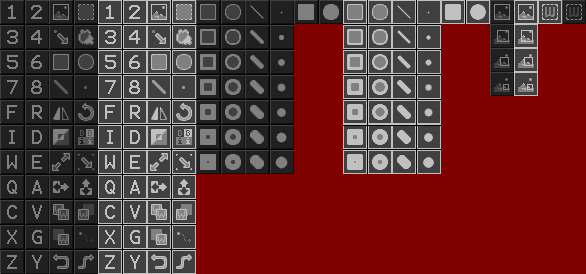
#> input picture spriteGeneration/toolbar0Sheet.png, 586 x 274 px
$ python imageCutOut.py
#> lines starting #> are read from the running program, lines starting #| are printed output that depends on the picture
import PIL
from PIL import Image
import os

sheet = Image.open('toolbar0Sheet.png')
#> sheet is the input picture: PIL image 586x274 RGB; mean R, G, B 95.9, 44.4, 44.4
sheetWidth, sheetHeight = sheet.size
#> sheetWidth = 586; sheetHeight = 274

numberOfRows = 13

# The sprite sheet toolbar0Sheet.png is cropped and saved
# into 104 icons.

# The name of each icon image is very specific. The numbers
# and letters in the name conveys information about what
# tool, tool magnitude, and tool mode the icon corresponds to
# The appropritate icon is then selected in ctpaint.coffee
# when drawing the tool bars. Below is an example file name
# with an explaination of the naming code.

# u04050.PNG

# 'u'
# If the icon is to be displayed during view mode 0,
# it begins with the letter 'u'. For view mode 1, 'v'.
# View mode 0 depicts the pictoral icon of the tool,
# in view  mode 1 an icon of the shortkey of the tool
# is depicted.

# '04'
# The first two digits are the tool. There are 22 tools.
# '04' is the square tool.

# '0'
# 0 in index 3 signifies that the tool is not filled.
# Should the character in index 3 be a 1 the tool is filled
# Should the character in index 3 be a 2 the tool is also filled
# aswell as selected

# '5'
# 5 in index 4 signifies that the tool has a magnitude of
# 5. Index 4 will only be greater than 0 if the tool is selected

# '0'
# Though the magnitude is 5, designated by index 4, index 5
# remains 0. Should this icon reflect that the tool is selected
# this character would be 5.

# '.PNG'
# The PNG file format, written in all caps which keeps in
# tradition with the file naming schema of MSPaint for windows XP.

#####################################
###   selected icons ('lit up' icons)
#####################################

# The left most block of dark buttons acts as the back drop
# For the buttons.

# The lit up block of buttons to its right is cut up into
# icons to paste over the left most block

# The blocks on the right are to show the square, circle
# line, and point tools at various 'magnitudes' and fill
# states

# First column of lit up icons
for iteration in range(numberOfRows):
  icon = sheet.crop((98,(iteration*25),98+24, 24+(iteration*25)))
  icon.save('v'+str(iteration*2).zfill(2)+'000.PNG','png')
#> this loop made 13 passes
#> pass 1, `icon = sheet.crop((98,(iteration*25),98+24, 24+(iteration*25)))`:
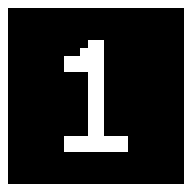
#> icon: PIL image 24x24 RGB (shown 8 times larger); values 64 (black) and 192 (white), 24.1% white in thin lines or dots
#> after the loop: icon: PIL image 24x24 RGB; every value is 0

# Second column of lit up icons
for iteration in range(numberOfRows):
  icon = sheet.crop((123,(iteration*25),123+24, 24+(iteration*25)))
  icon.save('v'+str((iteration*2)+1).zfill(2)+'000.PNG','png')

# Third Column of lit up buttons
for iteration in range(numberOfRows):
  icon = sheet.crop((147,(iteration*25),147+24, 24+(iteration*25)))
  icon.save('u'+str(iteration*2).zfill(2)+'000.PNG','png')

# Fourth column of lit up buttons
for iteration in range(numberOfRows):
  icon = sheet.crop((172,(iteration*25),172+24, 24+(iteration*25)))
  icon.save('u'+str((iteration*2)+1).zfill(2)+'000.PNG','png')

#########################################
### unselected icons tools with magnitude
#########################################

# Square tool icon in various magnitudes of thickness
for iteration in range(7):
  icon = sheet.crop((196,(iteration*25),196+24, 24+(iteration*25)))
  icon.save('u'+'0400'+str(iteration)+'.PNG','png')

# Circle tool icon in various magnitudes of thickness
for iteration in range(7):
  icon = sheet.crop((221,(iteration*25),221+24, 24+(iteration*25)))
  icon.save('u'+'0500'+str(iteration)+'.PNG','png')

# Line tool icon in various magnitudes of thickness
for iteration in range(7):
  icon = sheet.crop((245,(iteration*25),245+24, 24+(iteration*25)))
  icon.save('u'+'0600'+str(iteration)+'.PNG','png')

# Point tool icon in various magnitudes of thickness
for iteration in range(7):
  icon = sheet.crop((270,(iteration*25),270+24, 24+(iteration*25)))
  icon.save('u'+'0700'+str(iteration)+'.PNG','png')
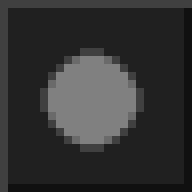
#> icon: PIL image 24x24 RGB (shown 8 times larger); min 16, max 128, mean 50.6

# Square tool icon filled
icon = sheet.crop((294, 0, 294+24, 24))
icon.save('u'+'04100.PNG','png')

# Circle tool icon filled
icon = sheet.crop((319,0,319+24, 24))
icon.save('u'+'05100.PNG','png')

#########################################
###   selected icons tools with magnitude
#########################################

# Square tool icon in various magnitudes of thickness
for iteration in range(7):
  icon = sheet.crop((343,(iteration*25),343+24, 24+(iteration*25)))
  icon.save('u'+'040'+str(iteration)+'0.PNG','png')

# Circle tool icon in various magnitudes of thickness
for iteration in range(7):
  icon = sheet.crop((368,(iteration*25),368+24, 24+(iteration*25)))
  icon.save('u'+'050'+str(iteration)+'0.PNG','png')
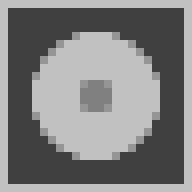
#> icon: PIL image 24x24 RGB (shown 8 times larger); min 64, max 192, mean 127.5

# Line tool icon in various magnitudes of thickness
for iteration in range(7):
  icon = sheet.crop((392,(iteration*25),392+24, 24+(iteration*25)))
  icon.save('u'+'060'+str(iteration)+'0.PNG','png')
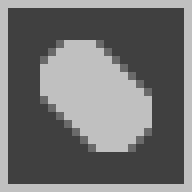
#> icon: PIL image 24x24 RGB (shown 8 times larger); min 64, max 192, mean 114.3

# Point tool icon in various magnitudes of thickness
for iteration in range(7):
  icon = sheet.crop((417,(iteration*25),417+24, 24+(iteration*25)))
  icon.save('u'+'070'+str(iteration)+'0.PNG','png')
#> this loop made 7 passes
#> pass 1, `icon = sheet.crop((417,(iteration*25),417+24, 24+(iteration*25)))`:
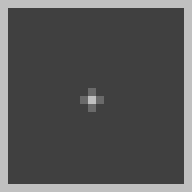
#> icon: PIL image 24x24 RGB (shown 8 times larger); min 64, max 192, mean 85
#> pass 3, `icon = sheet.crop((417,(iteration*25),417+24, 24+(iteration*25)))`:
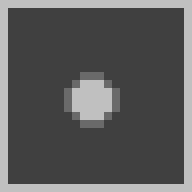
#> icon: PIL image 24x24 RGB (shown 8 times larger); min 64, max 192, mean 90.3
#> after the loop:
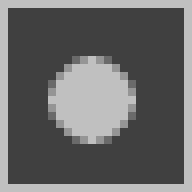
#> icon: PIL image 24x24 RGB (shown 8 times larger); min 64, max 192, mean 103.6

# Square tool icon filled
icon = sheet.crop((441, 0, 441+24, 24))
icon.save('u'+'04200.PNG','png')

# Circle tool icon filled
icon = sheet.crop((466,0,466+24, 24))
icon.save('u'+'05200.PNG','png')

#########################################
###     Zoom magnitudes, lit up and plain
#########################################

# iterations are multiplied by 24 because the icons are
# arranged on the sprite sheet differently.

# Non - lit up
for iteration in range(4):
  icon = sheet.crop((490,(iteration*24),490+24, 24+(iteration*24)))
  icon.save('u'+'0000'+str(iteration)+'.PNG','png')

# lit up
for iteration in range(4):
  icon = sheet.crop((514,(iteration*24),514+24, 24+(iteration*24)))
  icon.save('u'+'000'+str(iteration)+'0.PNG','png')

#############################################
###     Select transparency, lit up and plain
#############################################

icon = sheet.crop((538, 0, 538+24, 24))
icon.save('u'+'01200.PNG','png')

icon = sheet.crop((562, 0, 562+24, 24))
icon.save('u'+'01100.PNG','png')

# Non lit up menu, not cropped into smaller icons,
# but pasted as a single image on the tool bar
sheet.crop((0,0,49,sheetHeight)).save('toolbar0u.PNG','png')
sheet.crop((49,0,98,sheetHeight)).save('toolbar0v.PNG','png')
